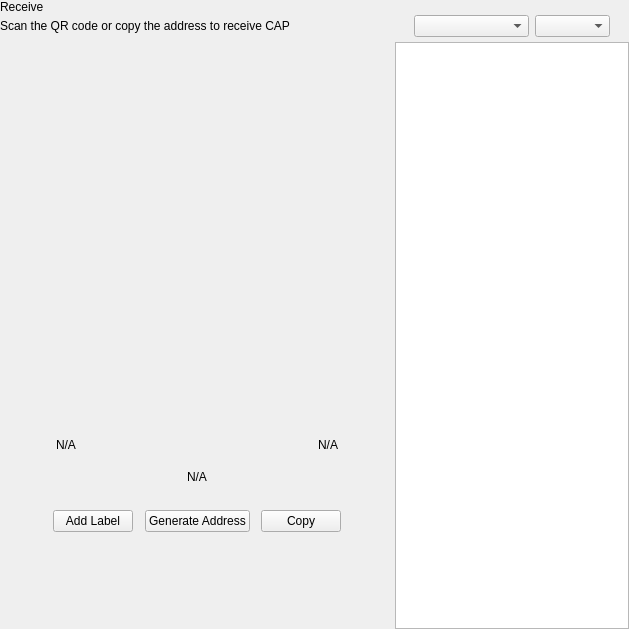
<?xml version="1.0" encoding="UTF-8"?>
<ui version="4.0">
 <class>ReceiveWidget</class>
 <widget class="QWidget" name="ReceiveWidget">
  <property name="geometry">
   <rect>
    <x>0</x>
    <y>0</y>
    <width>629</width>
    <height>629</height>
   </rect>
  </property>
  <property name="minimumSize">
   <size>
    <width>0</width>
    <height>0</height>
   </size>
  </property>
  <property name="windowTitle">
   <string>Form</string>
  </property>
  <layout class="QHBoxLayout" name="horizontalLayout_2" stretch="2,1">
   <property name="spacing">
    <number>0</number>
   </property>
   <property name="leftMargin">
    <number>0</number>
   </property>
   <property name="topMargin">
    <number>0</number>
   </property>
   <property name="rightMargin">
    <number>0</number>
   </property>
   <property name="bottomMargin">
    <number>0</number>
   </property>
   <item>
    <widget class="QWidget" name="left" native="true">
     <layout class="QVBoxLayout" name="verticalLayout_3">
      <property name="leftMargin">
       <number>0</number>
      </property>
      <property name="topMargin">
       <number>0</number>
      </property>
      <property name="rightMargin">
       <number>0</number>
      </property>
      <property name="bottomMargin">
       <number>0</number>
      </property>
      <item>
       <layout class="QVBoxLayout" name="verticalLayout_2">
        <property name="spacing">
         <number>0</number>
        </property>
        <property name="leftMargin">
         <number>0</number>
        </property>
        <item>
         <layout class="QHBoxLayout" name="horizontalLayout_3">
          <property name="spacing">
           <number>0</number>
          </property>
          <item>
           <layout class="QVBoxLayout" name="verticalLayout_4">
            <property name="spacing">
             <number>5</number>
            </property>
            <item>
             <widget class="QLabel" name="labelTitle">
              <property name="text">
               <string>Receive</string>
              </property>
             </widget>
            </item>
            <item alignment="Qt::AlignTop">
             <widget class="QLabel" name="labelSubtitle1">
              <property name="text">
               <string>Scan the QR code or copy the address to receive CAP</string>
              </property>
             </widget>
            </item>
           </layout>
          </item>
          <item>
           <spacer name="horizontalSpacer">
            <property name="orientation">
             <enum>Qt::Horizontal</enum>
            </property>
            <property name="sizeHint" stdset="0">
             <size>
              <width>40</width>
              <height>20</height>
             </size>
            </property>
           </spacer>
          </item>
         </layout>
        </item>
        <item>
         <spacer name="verticalSpacer_2">
          <property name="orientation">
           <enum>Qt::Vertical</enum>
          </property>
          <property name="sizeType">
           <enum>QSizePolicy::Expanding</enum>
          </property>
          <property name="sizeHint" stdset="0">
           <size>
            <width>20</width>
            <height>50</height>
           </size>
          </property>
         </spacer>
        </item>
        <item alignment="Qt::AlignHCenter">
         <widget class="QWidget" name="layoutQR" native="true">
          <property name="maximumSize">
           <size>
            <width>510</width>
            <height>16777215</height>
           </size>
          </property>
          <layout class="QVBoxLayout" name="verticalLayoutQr">
           <item>
            <spacer name="verticalSpacer11">
             <property name="orientation">
              <enum>Qt::Vertical</enum>
             </property>
             <property name="sizeType">
              <enum>QSizePolicy::Fixed</enum>
             </property>
             <property name="sizeHint" stdset="0">
              <size>
               <width>20</width>
               <height>20</height>
              </size>
             </property>
            </spacer>
           </item>
           <item alignment="Qt::AlignHCenter">
            <widget class="QLabel" name="labelQrImg">
             <property name="minimumSize">
              <size>
               <width>260</width>
               <height>260</height>
              </size>
             </property>
             <property name="maximumSize">
              <size>
               <width>260</width>
               <height>260</height>
              </size>
             </property>
             <property name="text">
              <string/>
             </property>
             <property name="alignment">
              <set>Qt::AlignCenter</set>
             </property>
            </widget>
           </item>
           <item>
            <spacer name="verticalSpacer_21">
             <property name="orientation">
              <enum>Qt::Vertical</enum>
             </property>
             <property name="sizeType">
              <enum>QSizePolicy::Fixed</enum>
             </property>
             <property name="sizeHint" stdset="0">
              <size>
               <width>20</width>
               <height>30</height>
              </size>
             </property>
            </spacer>
           </item>
           <item>
            <widget class="QWidget" name="widget" native="true">
             <property name="minimumSize">
              <size>
               <width>0</width>
               <height>0</height>
              </size>
             </property>
             <layout class="QHBoxLayout" name="horizontalLayout_5">
              <item>
               <widget class="QLabel" name="labelLabel">
                <property name="text">
                 <string notr="true">N/A</string>
                </property>
               </widget>
              </item>
              <item>
               <spacer name="horizontalSpacer_2">
                <property name="orientation">
                 <enum>Qt::Horizontal</enum>
                </property>
                <property name="sizeHint" stdset="0">
                 <size>
                  <width>141</width>
                  <height>20</height>
                 </size>
                </property>
               </spacer>
              </item>
              <item>
               <widget class="QLabel" name="labelDate">
                <property name="text">
                 <string notr="true">N/A</string>
                </property>
                <property name="alignment">
                 <set>Qt::AlignRight|Qt::AlignTrailing|Qt::AlignVCenter</set>
                </property>
               </widget>
              </item>
             </layout>
            </widget>
           </item>
           <item>
            <widget class="QLabel" name="labelAddress">
             <property name="sizePolicy">
              <sizepolicy hsizetype="Expanding" vsizetype="Preferred">
               <horstretch>0</horstretch>
               <verstretch>0</verstretch>
              </sizepolicy>
             </property>
             <property name="minimumSize">
              <size>
               <width>300</width>
               <height>0</height>
              </size>
             </property>
             <property name="text">
              <string notr="true">N/A</string>
             </property>
             <property name="alignment">
              <set>Qt::AlignCenter</set>
             </property>
            </widget>
           </item>
           <item>
            <spacer name="verticalSpacer_4">
             <property name="orientation">
              <enum>Qt::Vertical</enum>
             </property>
             <property name="sizeType">
              <enum>QSizePolicy::Fixed</enum>
             </property>
             <property name="sizeHint" stdset="0">
              <size>
               <width>20</width>
               <height>20</height>
              </size>
             </property>
            </spacer>
           </item>
           <item>
            <layout class="QHBoxLayout" name="horizontalLayout_4">
             <item alignment="Qt::AlignHCenter">
              <widget class="QPushButton" name="pushButtonLabel">
               <property name="focusPolicy">
                <enum>Qt::NoFocus</enum>
               </property>
               <property name="text">
                <string>Add Label</string>
               </property>
              </widget>
             </item>
             <item alignment="Qt::AlignHCenter">
              <widget class="QPushButton" name="pushButtonNewAddress">
               <property name="focusPolicy">
                <enum>Qt::NoFocus</enum>
               </property>
               <property name="text">
                <string>Generate Address</string>
               </property>
              </widget>
             </item>
             <item alignment="Qt::AlignHCenter">
              <widget class="QPushButton" name="pushButtonCopy">
               <property name="focusPolicy">
                <enum>Qt::NoFocus</enum>
               </property>
               <property name="text">
                <string>Copy</string>
               </property>
              </widget>
             </item>
            </layout>
           </item>
           <item>
            <spacer name="verticalSpacer_3">
             <property name="orientation">
              <enum>Qt::Vertical</enum>
             </property>
             <property name="sizeType">
              <enum>QSizePolicy::Expanding</enum>
             </property>
             <property name="sizeHint" stdset="0">
              <size>
               <width>20</width>
               <height>20</height>
              </size>
             </property>
            </spacer>
           </item>
          </layout>
         </widget>
        </item>
        <item>
         <spacer name="verticalSpacer">
          <property name="orientation">
           <enum>Qt::Vertical</enum>
          </property>
          <property name="sizeHint" stdset="0">
           <size>
            <width>20</width>
            <height>40</height>
           </size>
          </property>
         </spacer>
        </item>
       </layout>
      </item>
     </layout>
    </widget>
   </item>
   <item>
    <widget class="QWidget" name="right" native="true">
     <layout class="QVBoxLayout" name="verticalLayout_5">
      <property name="spacing">
       <number>0</number>
      </property>
      <property name="leftMargin">
       <number>1</number>
      </property>
      <property name="topMargin">
       <number>0</number>
      </property>
      <property name="rightMargin">
       <number>0</number>
      </property>
      <property name="bottomMargin">
       <number>0</number>
      </property>
      <item>
       <layout class="QVBoxLayout" name="container_right">
        <property name="spacing">
         <number>0</number>
        </property>
        <property name="leftMargin">
         <number>0</number>
        </property>
        <property name="rightMargin">
         <number>0</number>
        </property>
        <item>
         <layout class="QVBoxLayout" name="verticalLayout">
          <property name="spacing">
           <number>6</number>
          </property>
          <property name="leftMargin">
           <number>19</number>
          </property>
          <property name="rightMargin">
           <number>19</number>
          </property>
          <item>
           <widget class="OptionButton" name="btnRequest" native="true"/>
          </item>
          <item>
           <widget class="OptionButton" name="btnMyAddresses" native="true">
            <property name="sizePolicy">
             <sizepolicy hsizetype="Preferred" vsizetype="Minimum">
              <horstretch>0</horstretch>
              <verstretch>0</verstretch>
             </sizepolicy>
            </property>
           </widget>
          </item>
         </layout>
        </item>
        <item>
         <widget class="QWidget" name="sortWidget" native="true">
          <layout class="QHBoxLayout" name="horizontalLayout_6">
           <property name="leftMargin">
            <number>19</number>
           </property>
           <property name="rightMargin">
            <number>19</number>
           </property>
           <property name="bottomMargin">
            <number>5</number>
           </property>
           <item>
            <spacer name="horizontalSpacer_3">
             <property name="orientation">
              <enum>Qt::Horizontal</enum>
             </property>
             <property name="sizeHint" stdset="0">
              <size>
               <width>40</width>
               <height>20</height>
              </size>
             </property>
            </spacer>
           </item>
           <item>
            <widget class="QComboBox" name="comboBoxSort">
             <property name="sizePolicy">
              <sizepolicy hsizetype="Preferred" vsizetype="Fixed">
               <horstretch>0</horstretch>
               <verstretch>0</verstretch>
              </sizepolicy>
             </property>
             <property name="minimumSize">
              <size>
               <width>115</width>
               <height>0</height>
              </size>
             </property>
            </widget>
           </item>
           <item>
            <widget class="QComboBox" name="comboBoxSortOrder">
             <property name="sizePolicy">
              <sizepolicy hsizetype="Preferred" vsizetype="Fixed">
               <horstretch>0</horstretch>
               <verstretch>0</verstretch>
              </sizepolicy>
             </property>
             <property name="minimumSize">
              <size>
               <width>75</width>
               <height>0</height>
              </size>
             </property>
            </widget>
           </item>
          </layout>
         </widget>
        </item>
        <item>
         <widget class="QListView" name="listViewAddress"/>
        </item>
       </layout>
      </item>
     </layout>
    </widget>
   </item>
  </layout>
 </widget>
 <customwidgets>
  <customwidget>
   <class>OptionButton</class>
   <extends>QWidget</extends>
   <header>qt/pivx/optionbutton.h</header>
   <container>1</container>
  </customwidget>
 </customwidgets>
 <resources/>
 <connections/>
</ui>
